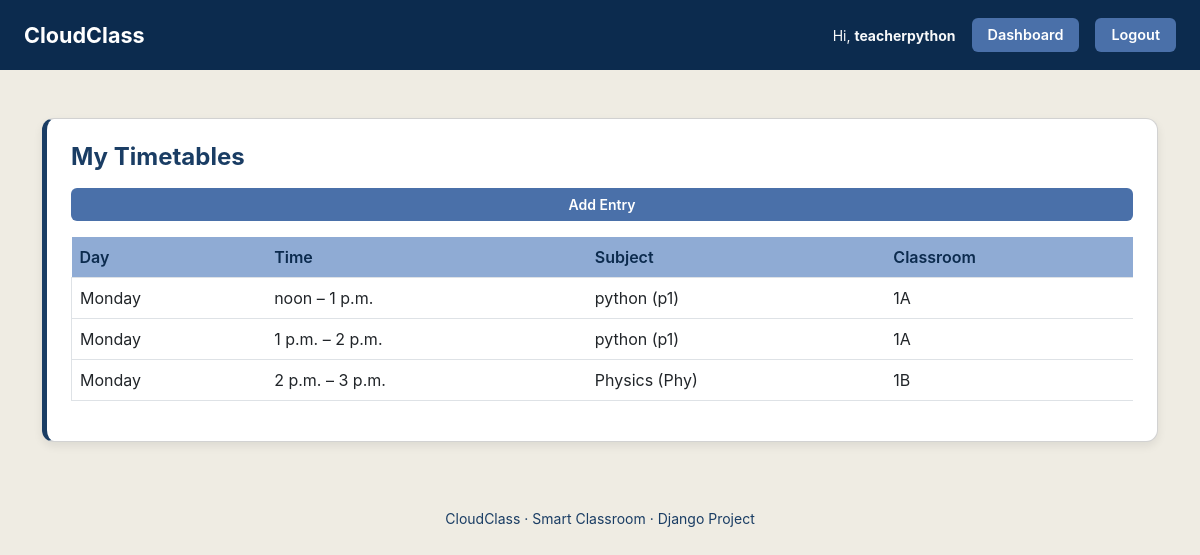
Page /timetable/teacher/ (signed in) on the committed database.
### classroom_app/models.py (models this page shows, shortened)
class User(AbstractUser):
    USER_ROLES = (
        ("student", "Student"),
        ("teacher", "Teacher"),
    )
    role = models.CharField(max_length=10, choices=USER_ROLES, default="student")

class Timetable(models.Model):
    DAYS = [
        ("MON", "Monday"),
        ("TUE", "Tuesday"),
        ("WED", "Wednesday"),
        ("THU", "Thursday"),
        ("FRI", "Friday"),
        ("SAT", "Saturday"),
        ("SUN", "Sunday"),
    ]
    subject = models.ForeignKey(Subject, on_delete=models.CASCADE)
    classroom = models.ForeignKey(ClassRoom, on_delete=models.CASCADE)
    teacher = models.ForeignKey(
        settings.AUTH_USER_MODEL,
        on_delete=models.CASCADE,
        limit_choices_to={"role": "teacher"},
    )
    day = models.CharField(max_length=3, choices=DAYS)
    start_time = models.TimeField()
    end_time = models.TimeField()
    meeting_link = models.URLField(null=True, blank=True)
    class Meta:
        ordering = ["day", "start_time"]

class Subject(models.Model):
    name = models.CharField(max_length=100)
    code = models.CharField(max_length=20, blank=True, null=True)
    teacher = models.ForeignKey(
        settings.AUTH_USER_MODEL,
        on_delete=models.SET_NULL,
        null=True,
        blank=True,
        limit_choices_to={"role": "teacher"},
    )
    def __str__(self):
        return f"{self.name} ({self.code})" if self.code else self.name

class ClassRoom(models.Model):
    name = models.CharField(max_length=100, unique=True)
    capacity = models.IntegerField(default=30)
    def __str__(self):
        return self.name

### classroom_app/views.py (the view)
    def wrapper(request, *args, **kwargs):
        if not request.user.is_authenticated or request.user.role != "teacher":
            return render(request, "403.html", status=403)
        return view(request, *args, **kwargs)

### classroom_app/views.py (called while the page is built)
def teacher_required(view):
    def wrapper(request, *args, **kwargs):
        if not request.user.is_authenticated or request.user.role != "teacher":
            return render(request, "403.html", status=403)
        return view(request, *args, **kwargs)
    wrapper.__name__ = view.__name__
    return wrapper

@login_required
@teacher_required
def timetable_list_teacher(request):
    timetables = Timetable.objects.filter(
        teacher=request.user
    ).order_by("day", "start_time")
    return render(
        request,
        "classroom_app/timetable_list_teacher.html",
        {"timetables": timetables},
    )

### templates/classroom_app/timetable_list_teacher.html (shortened to what this page needs)
{% extends "base.html" %}
{% block content %}
<div class="card p-4 mt-4">
    <h4 class="fw-bold mb-3" style="color: var(--primary-blue);">
        My Timetables
    </h4>
    <a href="{% url 'add_timetable' %}" class="btn btn-accent btn-sm mb-3">
        Add Entry
    </a>
    <table class="table align-middle">
        <thead>
            <tr>
                <th style="background: var(--secondary-blue); color: var(--dark-navy);">Day</th>
                <th style="background: var(--secondary-blue); color: var(--dark-navy);">Time</th>
                <th style="background: var(--secondary-blue); color: var(--dark-navy);">Subject</th>
                <th style="background: var(--secondary-blue); color: var(--dark-navy);">Classroom</th>
            </tr>
        </thead>
        <tbody>
            {% for t in timetables %}
            <tr class="border-start" style="background: var(--white); border-left: 4px solid var(--primary-blue);">
                <td>{{ t.get_day_display }}</td>
                <td>{{ t.start_time }} – {{ t.end_time }}</td>
                <td>{{ t.subject }}</td>
                <td>{{ t.classroom }}</td>
            </tr>
            {% empty %}
            <tr class="border-start" style="background: var(--white); border-left: 4px solid var(--primary-blue);">
                <td colspan="4">No entries</td>
            </tr>
            {% endfor %}
        </tbody>
    </table>
</div>
{% endblock %}

### templates/base.html (shortened to what this page needs)
<!DOCTYPE html>
<html>
{% load static %}
<head>
    <link href="https://cdn.jsdelivr.net/npm/bootstrap@5.3.0/dist/css/bootstrap.min.css" rel="stylesheet">
    <link rel="stylesheet" href="{% static 'css/style.css' %}">
</head>
<body>
<nav class="navbar navbar-expand-lg custom-navbar px-4">
    <a class="navbar-brand fw-bold" href="{% url 'home' %}">
        CloudClass
    </a>
    <div class="collapse navbar-collapse justify-content-end" id="navbarMenu">
        <ul class="navbar-nav align-items-center gap-3">
            {% if user.is_authenticated %}
            <li class="nav-item text-light small">
                Hi, <strong>{{ user.username }}</strong>
            </li>
            {% if user.role == "teacher" %}
            <li class="nav-item">
                <a class="btn btn-accent btn-sm" href="{% url 'teacher_dashboard' %}">
                    Dashboard
                </a>
            </li>
            {% elif user.role == "student" %}
            <li class="nav-item">
                <a class="btn btn-accent btn-sm" href="{% url 'student_dashboard' %}">
                    Dashboard
                </a>
            </li>
            {% endif %}
            <li class="nav-item">
                <form method="post" action="{% url 'logout' %}" class="m-0">
                    <button class="btn btn-accent btn-sm" type="submit">
                        Logout
                    </button>
                </form>
            </li>
            {% endif %}
        </ul>
    </div>
</nav>
    <div class="container my-5">
        {% block content %}{% endblock %}
    </div>
    <footer class="py-3 text-center" style="color: var(--primary-blue);">
        <small>CloudClass · Smart Classroom · Django Project</small>
    </footer>
</body>
</html>

### static/css/style.css (style rules this page uses)
:root { --primary-blue: #1A3D64; --secondary-blue: #8FABD4; --accent-blue: #4A70A9; --dark-navy: #0C2B4E; --bg-light: #EFECE3; --white: #FFFFFF; --text-dark: #000000; }
body { background: var(--bg-light); font-family: "Inter", sans-serif; color: var(--text-dark); min-height: 100vh; }
.custom-navbar { background: var(--dark-navy); padding: 14px 25px; }
.custom-navbar .navbar-brand { color: white !important; font-size: 1.35rem; font-weight: 700; }
.navbar-nav .nav-item .btn-accent { padding: 6px 16px; font-size: 0.9rem; }
.btn-accent { background: var(--accent-blue); color: var(--white) !important; padding: 6px 14px; font-weight: 600; border-radius: 6px; border: none; }
.card { background: var(--white); padding: 20px; border-radius: 12px; border-left: 5px solid var(--primary-blue); margin-bottom: 25px; box-shadow: 0 4px 10px rgba(0, 0, 0, 0.08); }
.table th { background: var(--secondary-blue); color: var(--dark-navy); font-weight: 600; }

### rows in the picture
User: username "teacherpython"
Timetable: day "Monday", start_time "noon", end_time "1 p.m.", subject "python (p1)", classroom "1A"
Timetable: day "Monday", start_time "1 p.m.", end_time "2 p.m.", subject "python (p1)", classroom "1A"
Timetable: day "Monday", start_time "2 p.m.", end_time "3 p.m.", subject "Physics (Phy)", classroom "1B"
